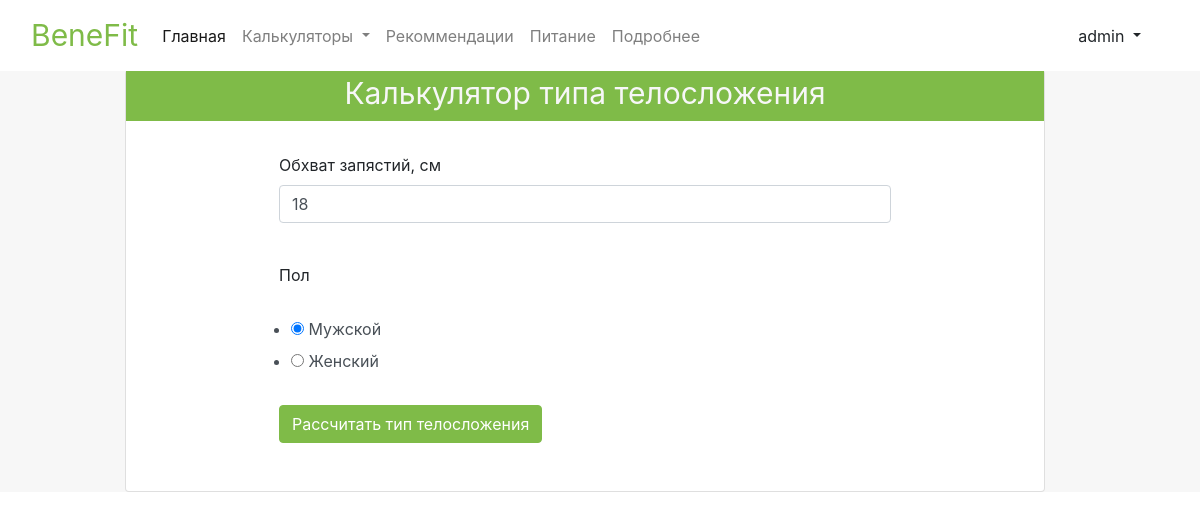
Page /calculators/body_type (signed in) on the earlier database version.
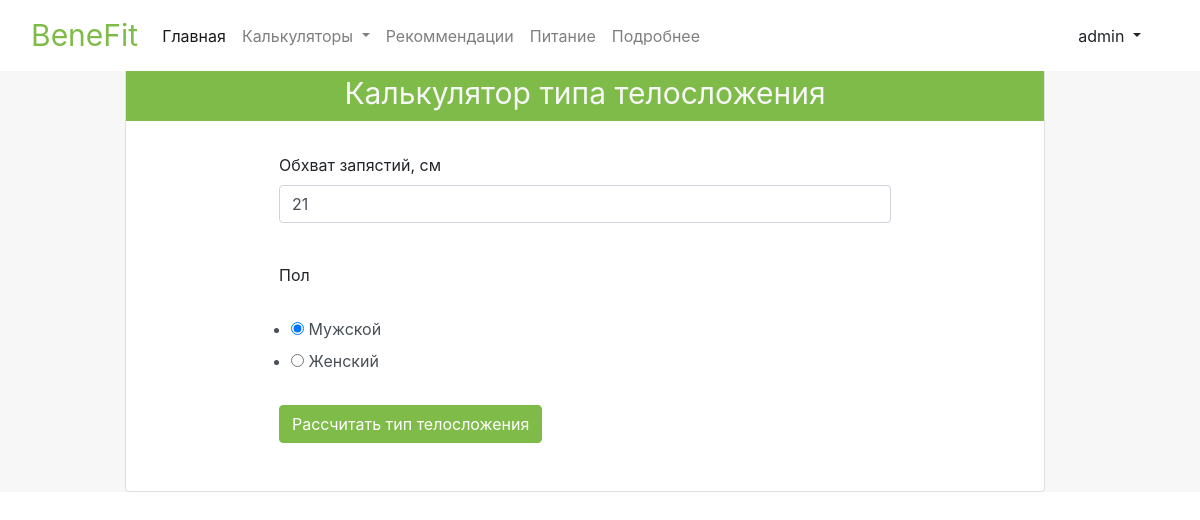
Same page on the later database version.
### data/user_login.py (models this page shows, shortened)
class UserLogin(SqlAlchemyBase, UserMixin):
    __tablename__ = 'user_login'
    id = sqlalchemy.Column(sqlalchemy.Integer,
                           primary_key=True, autoincrement=True, nullable=True)
    name = sqlalchemy.Column(sqlalchemy.String, nullable=True)
    about = sqlalchemy.Column(sqlalchemy.String, nullable=True)
    email = sqlalchemy.Column(sqlalchemy.String,
                              index=True, unique=True, nullable=True)
    hashed_password = sqlalchemy.Column(sqlalchemy.String, nullable=True)
    created_date = sqlalchemy.Column(sqlalchemy.DateTime,
                                     default=datetime.datetime.now)
    user_inputs = orm.relation("UserInputs", back_populates='user_login')
    user_results = orm.relation("UserResults", back_populates='user_login')

### data/user_inputs.py (models this page shows)
class UserInputs(SqlAlchemyBase, SerializerMixin):
    __tablename__ = 'user_inputs'
    user_id = sqlalchemy.Column(sqlalchemy.Integer,
                                sqlalchemy.ForeignKey("user_login.id"),
                                primary_key=True, autoincrement=True, nullable=True)
    height = sqlalchemy.Column(sqlalchemy.Integer, nullable=True)
    weight = sqlalchemy.Column(sqlalchemy.Integer, nullable=True)
    age = sqlalchemy.Column(sqlalchemy.Integer, nullable=True)
    gender = sqlalchemy.Column(sqlalchemy.String, nullable=True)
    activity = sqlalchemy.Column(sqlalchemy.Integer, nullable=True)
    wrists = sqlalchemy.Column(sqlalchemy.Integer, nullable=True)
    waist = sqlalchemy.Column(sqlalchemy.Integer, nullable=True)
    neck = sqlalchemy.Column(sqlalchemy.Integer, nullable=True)
    hip = sqlalchemy.Column(sqlalchemy.Integer, nullable=True)
    user_login = orm.relation('UserLogin')

### app__.py (the view, shortened to what this page needs)
@app.route("/calculators/body_type", methods=['GET', "POST"])
def body_type_calculator_page():
    form = BodyTypeCalculatorForm()
    if current_user.is_authenticated:
        db_sess = db_session.create_session()
        current_user_inputs = db_sess.query(UserInputs).filter(
            UserInputs.user_id == current_user.id).first()
        form.wrists.data = current_user_inputs.wrists
        form.gender.data = current_user_inputs.gender
    return render_template("body_type_calculator.html",
                           title='Калькулятор типа телосложения', form=form)

### forms/body_type_calculator_form.py
class BodyTypeCalculatorForm(FlaskForm):
    wrists = IntegerField('Обхват запястий, см', validators=[DataRequired()])
    gender = RadioField('Пол', choices=['Мужской', 'Женский'])
    submit = SubmitField('Рассчитать тип телосложения')

### app__.py (called while the page is built)
@login_manager.user_loader
def load_user(user_id):
    db_sess = db_session.create_session()
    return db_sess.query(UserLogin).get(user_id)

### data/db_session.py (called while the page is built)
def create_session() -> Session:
    global __factory
    return __factory()

### templates/body_type_calculator.html (shortened to what this page needs)
{% extends "calculator_template.html" %}
{% block calculator_content %}
        	<p>
        	    {{ form.wrists.label }}<br>
        	    {{ form.wrists(class="form-control", type="number", max="30", min="10") }}<br>
        	</p>
            <p>
              {{ form.gender.label }}<br>
              {{ form.gender(class="form-control form-field-gender", type="radio") }}<br>
          </p>
        	<p>{{ form.submit(type="submit", class="btn calculator-btn") }}</p>
{% endblock %}

### templates/calculator_template.html
{% extends "base.html" %}
{% block content %}
	<div class="card  row justify-content--center" style="width: 100%;">
        <div class="card-head main-card-head">{{ title }}</div>
    	<form action="" method="post" class='col-md-8 m-auto calculator-form'>
    		{% block calculator_content %}{% endblock %}
    	</form>
{% endblock %}

### templates/base.html (shortened to what this page needs)
<!doctype html>
<html lang="en">
<head>
    <link rel="stylesheet"
          href="https://stackpath.bootstrapcdn.com/bootstrap/4.4.1/css/bootstrap.min.css"
>
    <link rel="stylesheet"
          href="../static/css/style.css">
</head>
<body>
  <nav class="navbar navbar-expand-lg navbar-light bg-light nav fixed-top">
  <div class="container-fluid">
    <a class="nav-brand navbar-brand" href="/">BeneFit</a>
    <div class="collapse navbar-collapse" id="navbarNavDropdown">
      <ul class="navbar-nav">
        <li class="nav-item">
          <a class="nav-link active" aria-current="page" href="/">Главная</a>
        </li>
        <li class="nav-item dropdown">
          <a class="nav-link dropdown-toggle" href="#" id="navbarDropdownMenuLink" role="button" data-bs-toggle="dropdown" aria-expanded="false">
          Калькуляторы
          </a>
        </li>
        <li class="nav-item">
          <a class="nav-link" href="/recommendations">Рекоммендации</a>
        </li>
        <li class="nav-item">
          <a class="nav-link" href="#">Питание</a>
        </li>
        <li class="nav-item">
          <a class="nav-link" href="#">Подробнее</a>
        </li>
      </ul>
      <div class="container-fluid">
        <form class="d-flex flex-space-between">
              {% if current_user.is_authenticated %}
    <div class="btn-group dropstart">
  <a type="button" class="btn dropdown-toggle" data-bs-toggle="dropdown" aria-expanded="false">
    {{ current_user.name }}
  </a>
</div>
{% else %}
    <p>
        <a class="btn nav-btn-reg" href="/register">Зарегистрироваться</a>
        <a class="btn nav-btn-auth" href="/login">Войти</a>
    </p>
{% endif %}
        </form>
      </div>
    </div>
  </div>
</nav>
<main role="main" >
  <div  class="container">
    <div class="row">
      <div class="col-md-10 col-sm-9 content m-auto">
        {% block content %}{% endblock %}
      </div>
    </div>
  </div>
</main>
</body>
</html>

### static/css/style.css (style rules this page uses)
* { margin: 0; padding: 0; box-sizing: border-box; }
.nav { background-color: #fff !important; }
.nav-brand { color: #7fbb48 !important; font-size: 30px; color: #fff; }
.calculator-form { padding: 2rem 0; }
.form-field-gender { border: none; }
main { background: #f7f7f7; margin-top: 70px; }
.card-head { background-color: #7fbb48; text-align: center; height: 50px; font-size: 30px; color: #f7f7f7; }
.calculator-btn { background-color: #7fbb48; border-color: #7fbb48; color: #fff; }

Differences in the rows shown:
changed UserInputs "☑ Мужской ☐ Женский": wrists "18" → "21"
